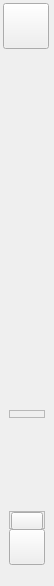
<?xml version="1.0" encoding="UTF-8"?>
<ui version="4.0">
 <class>AFQLeftNavigationBar</class>
 <widget class="QWidget" name="AFQLeftNavigationBar">
  <property name="geometry">
   <rect>
    <x>0</x>
    <y>0</y>
    <width>54</width>
    <height>586</height>
   </rect>
  </property>
  <property name="minimumSize">
   <size>
    <width>54</width>
    <height>0</height>
   </size>
  </property>
  <property name="maximumSize">
   <size>
    <width>54</width>
    <height>16777215</height>
   </size>
  </property>
  <property name="windowTitle">
   <string>Form</string>
  </property>
  <layout class="QVBoxLayout" name="verticalLayout" stretch="0,0,0,0">
   <property name="spacing">
    <number>0</number>
   </property>
   <property name="leftMargin">
    <number>0</number>
   </property>
   <property name="topMargin">
    <number>0</number>
   </property>
   <property name="rightMargin">
    <number>0</number>
   </property>
   <property name="bottomMargin">
    <number>0</number>
   </property>
   <item>
    <widget class="QWidget" name="widget_MainChannel" native="true">
     <layout class="QVBoxLayout" name="verticalLayout_4">
      <property name="spacing">
       <number>0</number>
      </property>
      <property name="leftMargin">
       <number>3</number>
      </property>
      <property name="topMargin">
       <number>3</number>
      </property>
      <property name="rightMargin">
       <number>4</number>
      </property>
      <property name="bottomMargin">
       <number>3</number>
      </property>
      <item>
       <widget class="AFMainAccountButton" name="mainChannelButton">
        <property name="minimumSize">
         <size>
          <width>46</width>
          <height>46</height>
         </size>
        </property>
        <property name="maximumSize">
         <size>
          <width>46</width>
          <height>46</height>
         </size>
        </property>
        <property name="text">
         <string/>
        </property>
        <property name="checkable">
         <bool>true</bool>
        </property>
       </widget>
      </item>
     </layout>
    </widget>
   </item>
   <item>
    <widget class="QScrollArea" name="scrollArea_Channel">
     <property name="frameShape">
      <enum>QFrame::NoFrame</enum>
     </property>
     <property name="horizontalScrollBarPolicy">
      <enum>Qt::ScrollBarAlwaysOff</enum>
     </property>
     <property name="widgetResizable">
      <bool>true</bool>
     </property>
     <widget class="QWidget" name="scrollAreaWidgetContents_Channel">
      <property name="geometry">
       <rect>
        <x>0</x>
        <y>0</y>
        <width>54</width>
        <height>348</height>
       </rect>
      </property>
      <layout class="QVBoxLayout" name="verticalLayout_3">
       <property name="spacing">
        <number>0</number>
       </property>
       <property name="leftMargin">
        <number>3</number>
       </property>
       <property name="topMargin">
        <number>2</number>
       </property>
       <property name="rightMargin">
        <number>4</number>
       </property>
       <property name="bottomMargin">
        <number>8</number>
       </property>
      </layout>
     </widget>
    </widget>
   </item>
   <item>
    <widget class="QFrame" name="favoriteMenuFrame">
     <property name="sizePolicy">
      <sizepolicy hsizetype="Preferred" vsizetype="Preferred">
       <horstretch>0</horstretch>
       <verstretch>0</verstretch>
      </sizepolicy>
     </property>
     <property name="minimumSize">
      <size>
       <width>0</width>
       <height>170</height>
      </size>
     </property>
     <property name="styleSheet">
      <string notr="true"/>
     </property>
     <property name="frameShape">
      <enum>QFrame::NoFrame</enum>
     </property>
     <property name="frameShadow">
      <enum>QFrame::Plain</enum>
     </property>
     <property name="lineWidth">
      <number>0</number>
     </property>
     <layout class="QVBoxLayout" name="verticalLayout_5">
      <property name="spacing">
       <number>0</number>
      </property>
      <property name="leftMargin">
       <number>9</number>
      </property>
      <property name="topMargin">
       <number>10</number>
      </property>
      <property name="rightMargin">
       <number>9</number>
      </property>
      <property name="bottomMargin">
       <number>5</number>
      </property>
      <item>
       <widget class="QFrame" name="favoriteMenu">
        <property name="frameShape">
         <enum>QFrame::NoFrame</enum>
        </property>
        <property name="frameShadow">
         <enum>QFrame::Plain</enum>
        </property>
        <property name="lineWidth">
         <number>0</number>
        </property>
        <layout class="QVBoxLayout" name="verticalLayout_7">
         <property name="spacing">
          <number>0</number>
         </property>
         <property name="leftMargin">
          <number>0</number>
         </property>
         <property name="topMargin">
          <number>0</number>
         </property>
         <property name="rightMargin">
          <number>0</number>
         </property>
         <property name="bottomMargin">
          <number>0</number>
         </property>
         <item>
          <widget class="QFrame" name="emptyFrame">
           <property name="minimumSize">
            <size>
             <width>0</width>
             <height>8</height>
            </size>
           </property>
           <property name="maximumSize">
            <size>
             <width>16777215</width>
             <height>8</height>
            </size>
           </property>
           <property name="frameShape">
            <enum>QFrame::StyledPanel</enum>
           </property>
           <property name="frameShadow">
            <enum>QFrame::Raised</enum>
           </property>
          </widget>
         </item>
         <item>
          <widget class="QScrollArea" name="scrollArea">
           <property name="sizePolicy">
            <sizepolicy hsizetype="Preferred" vsizetype="Preferred">
             <horstretch>0</horstretch>
             <verstretch>0</verstretch>
            </sizepolicy>
           </property>
           <property name="styleSheet">
            <string notr="true"/>
           </property>
           <property name="frameShape">
            <enum>QFrame::NoFrame</enum>
           </property>
           <property name="frameShadow">
            <enum>QFrame::Plain</enum>
           </property>
           <property name="lineWidth">
            <number>0</number>
           </property>
           <property name="horizontalScrollBarPolicy">
            <enum>Qt::ScrollBarAlwaysOff</enum>
           </property>
           <property name="sizeAdjustPolicy">
            <enum>QAbstractScrollArea::AdjustIgnored</enum>
           </property>
           <property name="widgetResizable">
            <bool>true</bool>
           </property>
           <property name="alignment">
            <set>Qt::AlignCenter</set>
           </property>
           <widget class="QWidget" name="scrollAreaWidgetContents">
            <property name="geometry">
             <rect>
              <x>0</x>
              <y>0</y>
              <width>36</width>
              <height>91</height>
             </rect>
            </property>
            <property name="sizePolicy">
             <sizepolicy hsizetype="Preferred" vsizetype="Preferred">
              <horstretch>0</horstretch>
              <verstretch>0</verstretch>
             </sizepolicy>
            </property>
            <layout class="QVBoxLayout" name="verticalLayout_6">
             <property name="spacing">
              <number>6</number>
             </property>
             <property name="leftMargin">
              <number>0</number>
             </property>
             <property name="topMargin">
              <number>0</number>
             </property>
             <property name="rightMargin">
              <number>0</number>
             </property>
             <property name="bottomMargin">
              <number>6</number>
             </property>
            </layout>
           </widget>
          </widget>
         </item>
         <item>
          <widget class="QFrame" name="frame">
           <property name="sizePolicy">
            <sizepolicy hsizetype="Preferred" vsizetype="Preferred">
             <horstretch>0</horstretch>
             <verstretch>0</verstretch>
            </sizepolicy>
           </property>
           <property name="minimumSize">
            <size>
             <width>0</width>
             <height>18</height>
            </size>
           </property>
           <property name="maximumSize">
            <size>
             <width>16777215</width>
             <height>18</height>
            </size>
           </property>
           <property name="layoutDirection">
            <enum>Qt::LeftToRight</enum>
           </property>
           <property name="frameShape">
            <enum>QFrame::StyledPanel</enum>
           </property>
           <property name="frameShadow">
            <enum>QFrame::Raised</enum>
           </property>
           <layout class="QHBoxLayout" name="horizontalLayout">
            <property name="spacing">
             <number>0</number>
            </property>
            <property name="leftMargin">
             <number>0</number>
            </property>
            <property name="topMargin">
             <number>0</number>
            </property>
            <property name="rightMargin">
             <number>0</number>
            </property>
            <property name="bottomMargin">
             <number>0</number>
            </property>
            <item>
             <widget class="QPushButton" name="mainChannelButton_2">
              <property name="minimumSize">
               <size>
                <width>32</width>
                <height>18</height>
               </size>
              </property>
              <property name="maximumSize">
               <size>
                <width>32</width>
                <height>18</height>
               </size>
              </property>
              <property name="text">
               <string/>
              </property>
              <property name="iconSize">
               <size>
                <width>32</width>
                <height>18</height>
               </size>
              </property>
             </widget>
            </item>
           </layout>
          </widget>
         </item>
        </layout>
       </widget>
      </item>
      <item>
       <widget class="QPushButton" name="favoriteMenuEmpty">
        <property name="minimumSize">
         <size>
          <width>36</width>
          <height>36</height>
         </size>
        </property>
        <property name="maximumSize">
         <size>
          <width>36</width>
          <height>36</height>
         </size>
        </property>
        <property name="text">
         <string/>
        </property>
       </widget>
      </item>
     </layout>
    </widget>
   </item>
   <item>
    <widget class="QFrame" name="widget_Block">
     <layout class="QVBoxLayout" name="verticalLayout_2">
      <property name="spacing">
       <number>8</number>
      </property>
      <property name="leftMargin">
       <number>11</number>
      </property>
      <property name="topMargin">
       <number>8</number>
      </property>
      <property name="rightMargin">
       <number>11</number>
      </property>
      <property name="bottomMargin">
       <number>8</number>
      </property>
     </layout>
    </widget>
   </item>
  </layout>
 </widget>
 <customwidgets>
  <customwidget>
   <class>AFMainAccountButton</class>
   <extends>QPushButton</extends>
   <header>MainFrame/CMainAccountButton.h</header>
  </customwidget>
 </customwidgets>
 <resources/>
 <connections/>
</ui>
